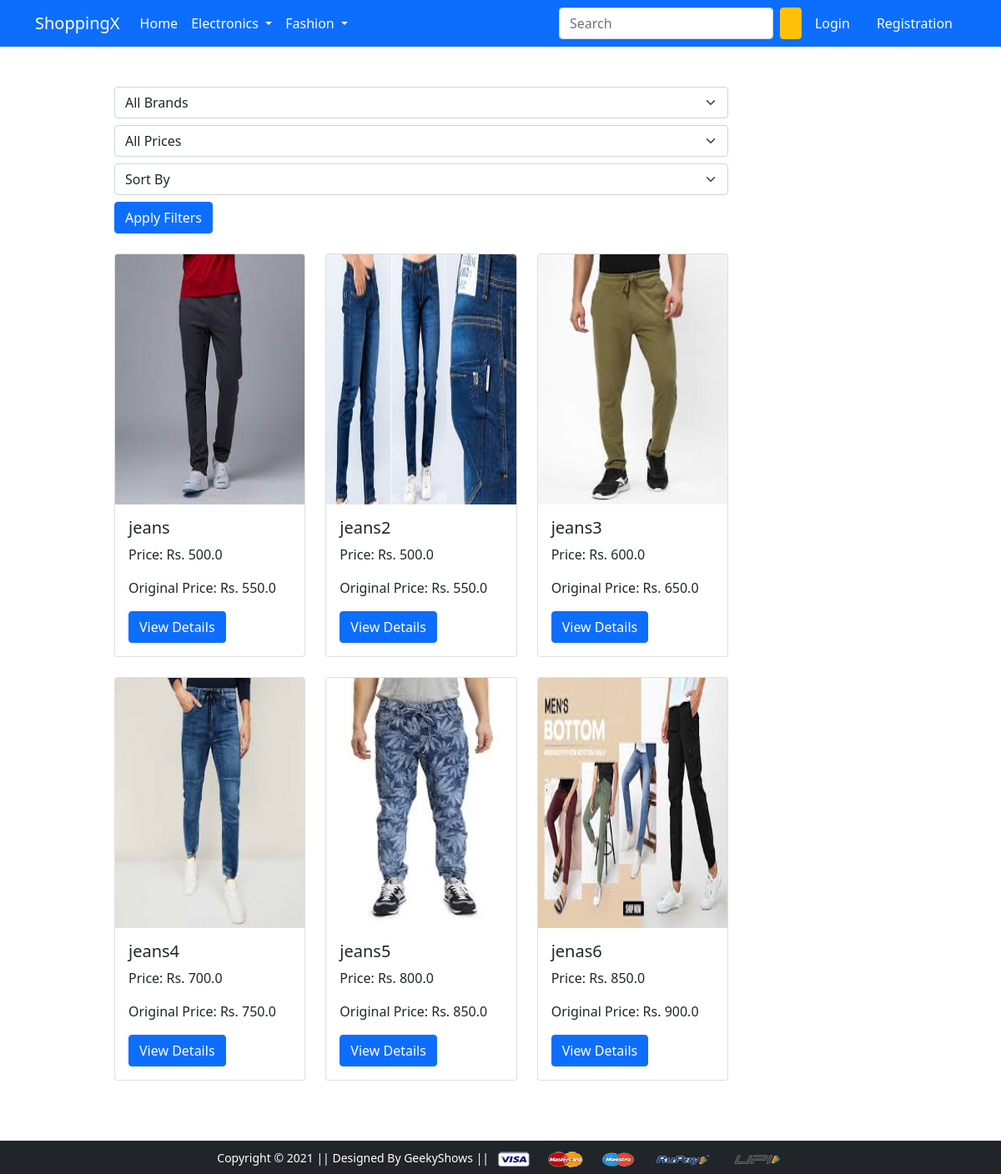
The app's page /bottomwear/ with its own data.
### app/models.py (models this page shows, shortened)
class Product(models.Model):
    title = models.CharField(max_length=200)
    selling_price = models.FloatField()
    discounted_price = models.FloatField()
    description = models.TextField()
    brand = models.CharField(max_length=100)
    category = models.CharField(choices=CATEGORY_CHOICES,max_length=2)
    product_image = models.ImageField(upload_to='productimg')

### app/views.py (the view, shortened to what this page needs)
# urls.py: path('bottomwear/', views.bottomwear, name='bottomwear'),  # This handles the main topwear view
def bottomwear(request, data=None):
    brand_filter = request.GET.get('brand')
    price_filter = request.GET.get('price')
    sort_option = request.GET.get('sort')
    bottomwear_items = Product.objects.filter(category='BW')  # Assuming 'BW' is the category for bottomwear
    if brand_filter:
        bottomwear_items = bottomwear_items.filter(brand=brand_filter)
    if sort_option == 'alphabetical':
        bottomwear_items = bottomwear_items.order_by('title')  # Sort by title alphabetically
    elif sort_option == 'price_low_to_high':
        bottomwear_items = bottomwear_items.order_by('discounted_price')  # Sort by price ascending
    elif sort_option == 'price_high_to_low':
        bottomwear_items = bottomwear_items.order_by('-discounted_price')  # Sort by price descending
    return render(request, 'app/bottomwear.html', {'bottomwear': bottomwear_items})

### app/templates/app/bottomwear.html (shortened to what this page needs)
{% extends 'app/base.html' %}
{% load static %}
{% block main-content %}
<div class="container my-5"
>
    <div class="row">
        <div class="col-sm-8 offset-sm-1">
            <form method="GET" action="{% url 'bottomwear' %}" class="mb-4">
                <select name="brand" class="form-select">
                    <option value="">All Brands</option>
                </select>
                <select name="price" class="form-select my-2">
                    <option value="">All Prices</option>
                </select>
                <select name="sort" class="form-select my-2">
                    <option value="">Sort By</option>
                </select>
                <button type="submit" class="btn btn-primary">Apply Filters</button>
            </form>
            <div class="row">
                {% for product in bottomwear %}
                <div class="col-md-4 mb-4">
                    <div class="card">
                        <img src="{{ product.product_image.url }}" class="card-img-top" alt="{{ product.title }}" height="300px" width="300px">
                        <div class="card-body">
                            <h5 class="card-title">{{ product.title }}</h5>
                            <p class="card-text">Price: Rs. {{ product.discounted_price }}</p>
                            <p class="card-text">Original Price: Rs. {{ product.selling_price }}</p>
                            <a href="{% url 'product-detail' product.pk %}" class="btn btn-primary">View Details</a>
                        </div>
                    </div>
                </div>
                {% empty %}
                <div class="col-12">
                    <p>No related products found.</p>
                </div>
                {% endfor %}
            </div>
        </div>
    </div>
</div>
{% endblock %}

### records on screen
Product: product_image (picture), title "jeans", discounted_price "500.0", selling_price "550.0"
Product: product_image (picture), title "jeans2", discounted_price "500.0", selling_price "550.0"
Product: product_image (picture), title "jeans3", discounted_price "600.0", selling_price "650.0"
Product: product_image (picture), title "jeans4", discounted_price "700.0", selling_price "750.0"
Product: product_image (picture), title "jeans5", discounted_price "800.0", selling_price "850.0"
Product: product_image (picture), title "jenas6", discounted_price "850.0", selling_price "900.0"
